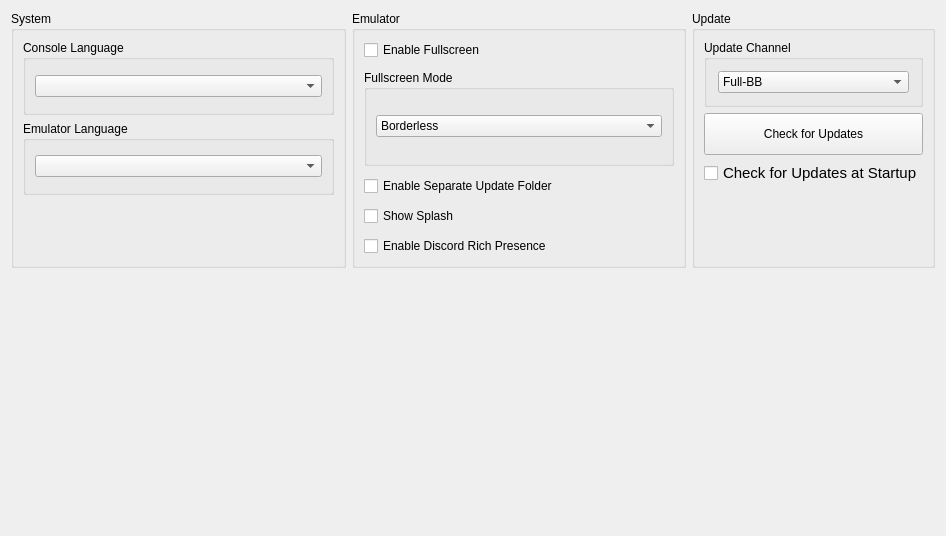
      <widget class="QWidget" name="generalTabContents">
       <property name="geometry">
        <rect>
         <x>0</x>
         <y>0</y>
         <width>946</width>
         <height>536</height>
        </rect>
       </property>
       <layout class="QVBoxLayout" name="generalTabVLayout" stretch="0">
        <item>
         <layout class="QGridLayout" name="gridLayout">
          <property name="bottomMargin">
           <number>0</number>
          </property>
          <property name="spacing">
           <number>6</number>
          </property>
          <item row="0" column="1">
           <layout class="QVBoxLayout" name="emulatorTabLayoutMiddle">
            <property name="leftMargin">
             <number>0</number>
            </property>
            <property name="rightMargin">
             <number>0</number>
            </property>
            <property name="bottomMargin">
             <number>0</number>
            </property>
            <item>
             <widget class="QGroupBox" name="emulatorSettingsGroupBox">
              <property name="sizePolicy">
               <sizepolicy hsizetype="Preferred" vsizetype="Preferred">
                <horstretch>0</horstretch>
                <verstretch>0</verstretch>
               </sizepolicy>
              </property>
              <property name="title">
               <string>Emulator</string>
              </property>
              <property name="flat">
               <bool>false</bool>
              </property>
              <property name="checkable">
               <bool>false</bool>
              </property>
              <layout class="QVBoxLayout" name="additionalSettingsVLayout" stretch="0">
               <property name="spacing">
                <number>6</number>
               </property>
               <property name="leftMargin">
                <number>9</number>
               </property>
               <property name="topMargin">
                <number>9</number>
               </property>
               <property name="rightMargin">
                <number>9</number>
               </property>
               <property name="bottomMargin">
                <number>9</number>
               </property>
               <item>
                <layout class="QVBoxLayout" name="emulatorverticalLayout">
                 <property name="spacing">
                  <number>10</number>
                 </property>
                 <item>
                  <widget class="QCheckBox" name="fullscreenCheckBox">
                   <property name="text">
                    <string>Enable Fullscreen</string>
                   </property>
                  </widget>
                 </item>
                 <item>
                  <widget class="QGroupBox" name="fullscreenModeGroupBox">
                   <property name="title">
                    <string>Fullscreen Mode</string>
                   </property>
                   <layout class="QVBoxLayout" name="fullscreenModeLayout">
                    <item>
                     <widget class="QComboBox" name="fullscreenModeComboBox">
                      <property name="sizePolicy">
                       <sizepolicy hsizetype="Expanding" vsizetype="Fixed">
                        <horstretch>0</horstretch>
                        <verstretch>0</verstretch>
                       </sizepolicy>
                      </property>
                      <item>
                       <property name="text">
                        <string>Borderless</string>
                       </property>
                      </item>
                      <item>
                       <property name="text">
                        <string>True</string>
                       </property>
                      </item>
                     </widget>
                    </item>
                   </layout>
                  </widget>
                 </item>
                 <item>
                  <widget class="QCheckBox" name="separateUpdatesCheckBox">
                   <property name="text">
                    <string>Enable Separate Update Folder</string>
                   </property>
                  </widget>
                 </item>
                 <item>
                  <widget class="QCheckBox" name="showSplashCheckBox">
                   <property name="text">
                    <string>Show Splash</string>
                   </property>
                  </widget>
                 </item>
                 <item>
                  <widget class="QCheckBox" name="discordRPCCheckbox">
                   <property name="text">
                    <string>Enable Discord Rich Presence</string>
                   </property>
                  </widget>
                 </item>
                </layout>
               </item>
              </layout>
             </widget>
            </item>
           </layout>
          </item>
          <item row="0" column="0">
           <layout class="QVBoxLayout" name="systemTabLayoutLeft">
            <property name="spacing">
             <number>6</number>
            </property>
            <property name="bottomMargin">
             <number>0</number>
            </property>
            <item>
             <widget class="QGroupBox" name="SystemSettings">
              <property name="sizePolicy">
               <sizepolicy hsizetype="Expanding" vsizetype="Preferred">
                <horstretch>0</horstretch>
                <verstretch>0</verstretch>
               </sizepolicy>
              </property>
              <property name="sizeIncrement">
               <size>
                <width>0</width>
                <height>0</height>
               </size>
              </property>
              <property name="title">
               <string>System</string>
              </property>
              <layout class="QVBoxLayout" name="emuSettingsLayout">
               <property name="bottomMargin">
                <number>70</number>
               </property>
               <item>
                <widget class="QGroupBox" name="consoleLanguageGroupBox">
                 <property name="title">
                  <string>Console Language</string>
                 </property>
                 <layout class="QVBoxLayout" name="settingsLayout">
                  <item>
                   <widget class="QComboBox" name="consoleLanguageComboBox"/>
                  </item>
                 </layout>
                </widget>
               </item>
               <item>
                <widget class="QGroupBox" name="emulatorLanguageGroupBox">
                 <property name="title">
                  <string>Emulator Language</string>
                 </property>
                 <layout class="QVBoxLayout" name="langSettingsLayout">
                  <item>
                   <widget class="QComboBox" name="emulatorLanguageComboBox"/>
                  </item>
                 </layout>
                </widget>
               </item>
              </layout>
             </widget>
            </item>
           </layout>
          </item>
          <item row="1" column="1">
           <spacer name="verticalSpacer_4">
            <property name="orientation">
             <enum>Qt::Orientation::Vertical</enum>
            </property>
            <property name="sizeHint" stdset="0">
             <size>
              <width>20</width>
              <height>40</height>
             </size>
            </property>
           </spacer>
          </item>
          <item row="1" column="0">
           <spacer name="verticalSpacer_3">
            <property name="orientation">
             <enum>Qt::Orientation::Vertical</enum>
            </property>
            <property name="sizeHint" stdset="0">
             <size>
              <width>20</width>
              <height>40</height>
             </size>
            </property>
           </spacer>
          </item>
          <item row="1" column="2">
           <spacer name="verticalSpacer_5">
            <property name="orientation">
             <enum>Qt::Orientation::Vertical</enum>
            </property>
            <property name="sizeHint" stdset="0">
             <size>
              <width>20</width>
              <height>40</height>
             </size>
            </property>
           </spacer>
          </item>
          <item row="0" column="2">
           <layout class="QVBoxLayout" name="updaterTabLayoutLeft">
            <property name="spacing">
             <number>6</number>
            </property>
            <property name="sizeConstraint">
             <enum>QLayout::SizeConstraint::SetDefaultConstraint</enum>
            </property>
            <property name="leftMargin">
             <number>0</number>
            </property>
            <property name="topMargin">
             <number>0</number>
            </property>
            <property name="rightMargin">
             <number>0</number>
            </property>
            <property name="bottomMargin">
             <number>0</number>
            </property>
            <item>
             <widget class="QGroupBox" name="updaterGroupBox">
              <property name="sizePolicy">
               <sizepolicy hsizetype="Preferred" vsizetype="MinimumExpanding">
                <horstretch>0</horstretch>
                <verstretch>0</verstretch>
               </sizepolicy>
              </property>
              <property name="minimumSize">
               <size>
                <width>0</width>
                <height>0</height>
               </size>
              </property>
              <property name="maximumSize">
               <size>
                <width>16777215</width>
                <height>16777215</height>
               </size>
              </property>
              <property name="title">
               <string>Update</string>
              </property>
              <layout class="QVBoxLayout" name="UpdateLayout" stretch="0,0,0">
               <property name="spacing">
                <number>6</number>
               </property>
               <property name="topMargin">
                <number>9</number>
               </property>
               <property name="rightMargin">
                <number>9</number>
               </property>
               <property name="bottomMargin">
                <number>80</number>
               </property>
               <item>
                <widget class="QGroupBox" name="updaterComboBox">
                 <property name="sizePolicy">
                  <sizepolicy hsizetype="Preferred" vsizetype="Fixed">
                   <horstretch>0</horstretch>
                   <verstretch>0</verstretch>
                  </sizepolicy>
                 </property>
                 <property name="minimumSize">
                  <size>
                   <width>0</width>
                   <height>0</height>
                  </size>
                 </property>
                 <property name="maximumSize">
                  <size>
                   <width>16777215</width>
                   <height>16777215</height>
                  </size>
                 </property>
                 <property name="title">
                  <string>Update Channel</string>
                 </property>
                 <layout class="QVBoxLayout" name="UpdateChannelLayout">
                  <property name="spacing">
                   <number>7</number>
                  </property>
                  <property name="leftMargin">
                   <number>11</number>
                  </property>
                  <property name="topMargin">
                   <number>11</number>
                  </property>
                  <property name="rightMargin">
                   <number>11</number>
                  </property>
                  <property name="bottomMargin">
                   <number>11</number>
                  </property>
                  <item>
                   <widget class="QComboBox" name="updateComboBox">
                    <property name="sizePolicy">
                     <sizepolicy hsizetype="Preferred" vsizetype="Fixed">
                      <horstretch>0</horstretch>
                      <verstretch>0</verstretch>
                     </sizepolicy>
                    </property>
                    <item>
                     <property name="text">
                      <string>Full-BB</string>
                     </property>
                    </item>
                    <item>
                     <property name="text">
                      <string>mainBB</string>
                     </property>
                    </item>
                    <item>
                     <property name="text">
                      <string>PRTBB</string>
                     </property>
                    </item>
                   </widget>
                  </item>
                 </layout>
                </widget>
               </item>
               <item>
                <widget class="QPushButton" name="checkUpdateButton">
                 <property name="sizePolicy">
                  <sizepolicy hsizetype="Minimum" vsizetype="Preferred">
                   <horstretch>0</horstretch>
                   <verstretch>0</verstretch>
                  </sizepolicy>
                 </property>
                 <property name="minimumSize">
                  <size>
                   <width>0</width>
                   <height>0</height>
                  </size>
                 </property>
                 <property name="maximumSize">
                  <size>
                   <width>16777215</width>
                   <height>16777215</height>
                  </size>
                 </property>
                 <property name="text">
                  <string>Check for Updates</string>
                 </property>
                </widget>
               </item>
               <item>
                <widget class="QCheckBox" name="updateCheckBox">
                 <property name="sizePolicy">
                  <sizepolicy hsizetype="Preferred" vsizetype="Fixed">
                   <horstretch>0</horstretch>
                   <verstretch>0</verstretch>
                  </sizepolicy>
                 </property>
                 <property name="font">
                  <font>
                   <pointsize>11</pointsize>
                   <bold>false</bold>
                  </font>
                 </property>
                 <property name="text">
                  <string>Check for Updates at Startup</string>
                 </property>
                </widget>
               </item>
              </layout>
             </widget>
            </item>
           </layout>
          </item>
         </layout>
        </item>
       </layout>
      </widget>
